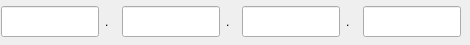
<?xml version="1.0" encoding="UTF-8"?>
<ui version="4.0">
 <class>MyIPAddressEdit</class>
 <widget class="QWidget" name="MyIPAddressEdit">
  <property name="geometry">
   <rect>
    <x>0</x>
    <y>0</y>
    <width>470</width>
    <height>45</height>
   </rect>
  </property>
  <property name="windowTitle">
   <string>Form</string>
  </property>
  <widget class="QWidget" name="">
   <property name="geometry">
    <rect>
     <x>1</x>
     <y>5</y>
     <width>460</width>
     <height>33</height>
    </rect>
   </property>
   <layout class="QGridLayout" name="gridLayout">
    <item row="0" column="0">
     <widget class="MyIpPartLineEdit" name="IPlineEdit1">
      <property name="minimumSize">
       <size>
        <width>98</width>
        <height>31</height>
       </size>
      </property>
      <property name="maximumSize">
       <size>
        <width>98</width>
        <height>31</height>
       </size>
      </property>
     </widget>
    </item>
    <item row="0" column="1">
     <widget class="QLabel" name="label">
      <property name="text">
       <string>.</string>
      </property>
     </widget>
    </item>
    <item row="0" column="2">
     <widget class="MyIpPartLineEdit" name="IPlineEdit2">
      <property name="minimumSize">
       <size>
        <width>98</width>
        <height>31</height>
       </size>
      </property>
      <property name="maximumSize">
       <size>
        <width>98</width>
        <height>31</height>
       </size>
      </property>
     </widget>
    </item>
    <item row="0" column="3">
     <widget class="QLabel" name="label_2">
      <property name="text">
       <string>.</string>
      </property>
     </widget>
    </item>
    <item row="0" column="4">
     <widget class="MyIpPartLineEdit" name="IPlineEdit3">
      <property name="minimumSize">
       <size>
        <width>98</width>
        <height>31</height>
       </size>
      </property>
      <property name="maximumSize">
       <size>
        <width>98</width>
        <height>31</height>
       </size>
      </property>
     </widget>
    </item>
    <item row="0" column="5">
     <widget class="QLabel" name="label_3">
      <property name="text">
       <string>.</string>
      </property>
     </widget>
    </item>
    <item row="0" column="6">
     <widget class="MyIpPartLineEdit" name="IPlineEdit4">
      <property name="minimumSize">
       <size>
        <width>98</width>
        <height>31</height>
       </size>
      </property>
      <property name="maximumSize">
       <size>
        <width>98</width>
        <height>31</height>
       </size>
      </property>
     </widget>
    </item>
   </layout>
  </widget>
 </widget>
 <customwidgets>
  <customwidget>
   <class>MyIpPartLineEdit</class>
   <extends>QLineEdit</extends>
   <header>myipaddressedit.h</header>
  </customwidget>
 </customwidgets>
 <resources/>
 <connections/>
</ui>
